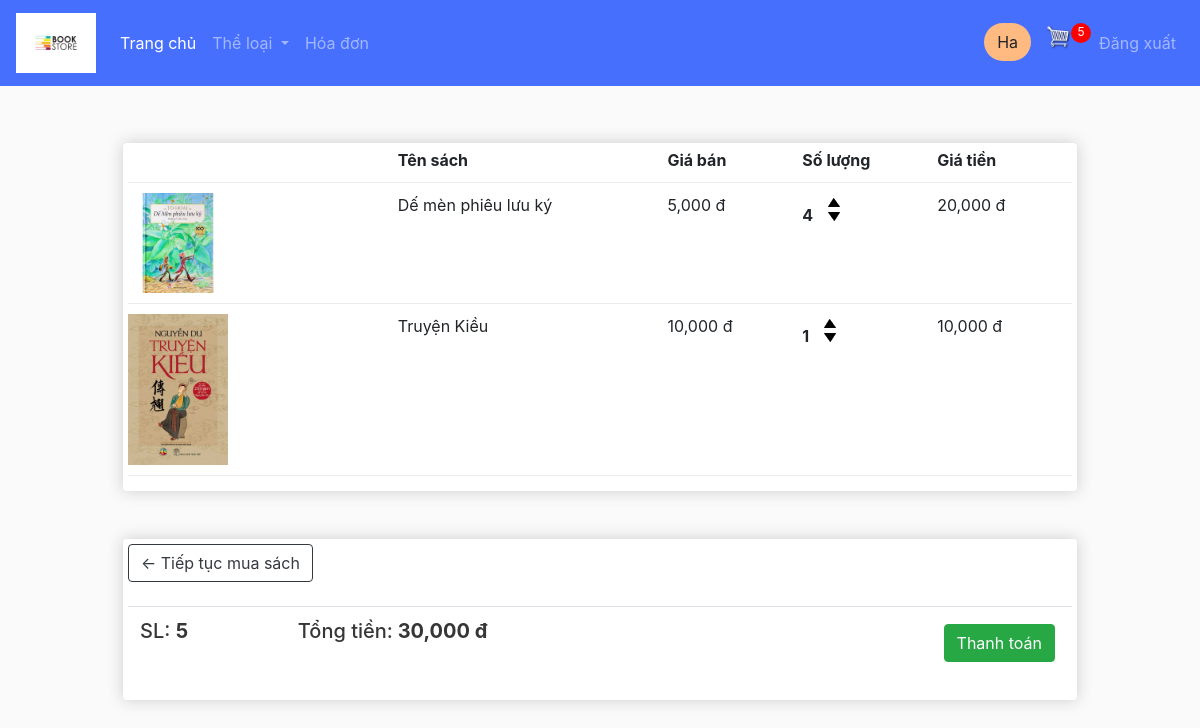
/cart/ (signed in), run on an earlier commit of the app's database.
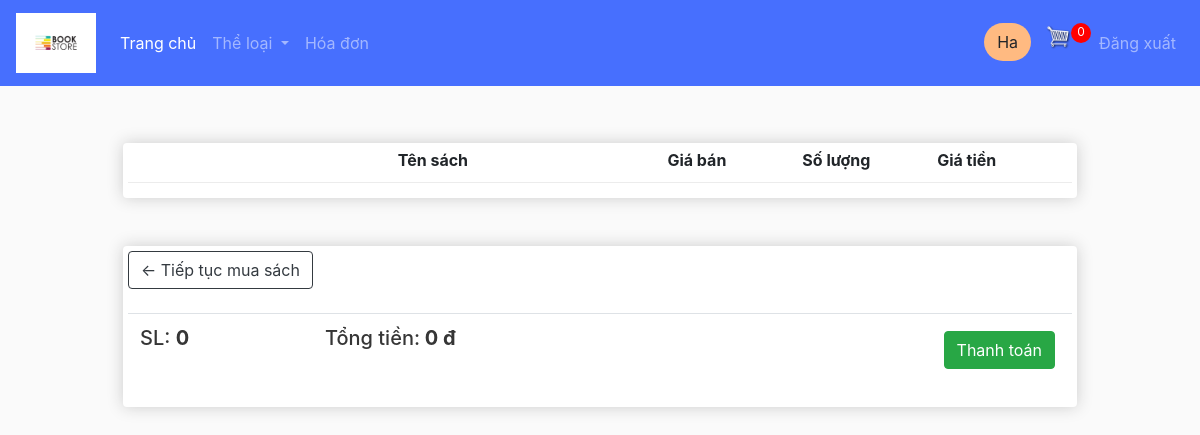
And on a later commit of the database.
### book/models.py (models this page shows, shortened)
class ChiTietHoaDon(models.Model): # 1 lần nhập 1 sách
    hoa_don = models.ForeignKey(HoaDon, verbose_name='Hóa đơn', on_delete=models.PROTECT)
    sach = models.ForeignKey(Sach, verbose_name='Sản phẩm', on_delete=models.PROTECT)
    so_luong = models.PositiveIntegerField(null=True, default=0, editable=True)
    @property
    def get_total(self):
        total = self.sach.don_gia * self.so_luong
        return total
    class Meta:
        verbose_name_plural = 'Chi tiết hóa đơn'

class Sach(models.Model):
    ten_sach = models.CharField(max_length=100, null=True)
    ngay_nhap = models.DateField(null=True, editable=True)
    so_luong = models.PositiveIntegerField(null=True)
    the_loai = models.CharField(max_length=100, null=True)
    tac_gia = models.CharField(max_length=100, null=True)
    don_gia = models.PositiveBigIntegerField(null=True)
    gia_ban = models.PositiveBigIntegerField(null=True)
    nha_xuat_ban = models.CharField(max_length=100, null=True)
    nam_xuat_ban = models.PositiveIntegerField(null=True)
    nguoi_nhap = models.ForeignKey(Person, null=True, on_delete=models.PROTECT)
    anh_sach = models.ImageField(default="static/placeholder.png",null=True, blank=True)
    mo_ta = models.TextField("Mô tả ngắn", max_length=1000, null=True, blank=True)
    @property
    def imageURL(self):
        try:
            url = self.anh_sach.url
        except:
            url = ''
        return url
    class Meta: # vì django ko cho tạo PK 2 thuộc tính nên làm cách này
        unique_together = ('id', 'ngay_nhap',)
        verbose_name_plural = "Sách"

class HoaDon(models.Model):
    class Meta:
        verbose_name_plural = 'Hóa đơn'
    pttt = (
            ('Thẻ ngân hàng', 'Thẻ ngân hàng'),
            ('Tiền mặt', 'Tiền mặt'),
            )
    id_HD = models.CharField('Mã hóa đơn', max_length=100, primary_key=True, default= 'HD_', editable=True)
    ngay_lap_HD = models.DateTimeField(null=True)
    tong_tien = models.FloatField(null=True)
    nguoi_lap_HD = models.ForeignKey(Person, verbose_name='Nhân viên', null=True, blank=True, related_name="nhan_vien", on_delete=models.PROTECT)
    khach_hang = models.ForeignKey(Person, verbose_name='Khách hàng', null=True, blank=True, related_name="khach_hang", on_delete=models.PROTECT)
    phuong_thuc_thanh_toan = models.CharField('Phương thức thanh toán', max_length=100, null=False, choices=pttt)
    da_tra = models.FloatField(null=True)
    @property
    def get_cart_total(self):
        cac_mat_hang = self.chitiethoadon_set.all()
        tong_tien = sum([mh.get_total for mh in cac_mat_hang])
        return tong_tien
    @property
    def get_cart_items(self):
        cac_mat_hang = self.chitiethoadon_set.all()
        total = sum([mh.so_luong for mh in cac_mat_hang])
        return total

### book/views.py (the view)
# urls.py: path('cart/', views.cart, name='cart'),
@login_required(login_url='login')
def cart(request):
    if request.user.is_authenticated:
        kh = request.user.person
        if len(HoaDon.objects.filter(khach_hang = kh)) == 0:
            newid_hd = len(HoaDon.objects.all())+1
            if int(newid_hd) <= 9:
                newid_hd = '0'+ str(newid_hd)
            newid_hd = 'HD_0'+ str(newid_hd)
            hd = HoaDon.objects.create(khach_hang = kh, id_HD=newid_hd)
        else:
            hd = HoaDon.objects.get(khach_hang = kh)
        mat_hang = hd.chitiethoadon_set.all()
        cartItems = hd.get_cart_items
    else:
        mat_hang = []
        hd = {'get_cart_total': 0, 'get_cart_item': 0}
        cartItems = hd['get_cart_items']
    context = {'mat_hang': mat_hang, 'hd':hd, 'cartItems': cartItems}
    return render(request, 'book/cart.html', context)

### book/templates/book/cart.html (shortened to what this page needs)
{% extends 'book/main.html' %}
{% load static %}
{% load humanize %}
{% block content %}
<div class="row">
    <div class="col-lg-12">
        <div class="box-element">
            <div class="cart-row">
                <div style="flex:2"></div>
                <div style="flex:2"><strong>Tên sách</strong></div>
                <div style="flex:1"><strong>Giá bán</strong></div>
                <div style="flex:1"><strong>Số lượng</strong></div>
                <div style="flex:1"><strong>Giá tiền</strong></div>
            </div>
            {% for mh in mat_hang %}
            <div class="cart-row">
                <div style="flex:2"><img class="row-image" src="{{mh.sach.imageURL}}"></div>
                <div style="flex:2">{{mh.sach.ten_sach}}</div>
                <div style="flex:1">{{mh.sach.don_gia|floatformat:0|intcomma}} đ</div>
                <div style="flex:1">
                    <p class="quantity">{{mh.so_luong}}</p>
                    <div class="quantity">
                        <img data-book={{mh.sach.id}} data-action="add" class="chg-quantity update-cart" src="{% static  'images/arrow-up.png' %}">
                        <img data-book={{mh.sach.id}} data-action="remove" class="chg-quantity update-cart" src="{% static  'images/arrow-down.png' %}">
                    </div>
                </div>
                <div style="flex:1">{{mh.get_total|floatformat:0|intcomma}} đ</div>
            </div>
            {% endfor %}
        </div>
        <br>
        <br>
        <div class="box-element">
            <a  class="btn btn-outline-dark" href="{% url 'home' %}">&#x2190; Tiếp tục mua sách</a>
            <br>
            <br>
            <table class="table">
                <tr>
                    <th><h5>SL: <strong>{{hd.get_cart_items}}</strong></h5></th>
                    <th><h5>Tổng tiền:<strong> {{hd.get_cart_total|floatformat:0|intcomma}} đ</strong></h5></th>
                    <th>
                        <a  style="float:right; margin:5px;" class="btn btn-success" href="{% url 'checkout' %}">Thanh toán</a>
                    </th>
                </tr>
            </table>
        </div>
    </div>
</div>
{% endblock %}

### book/templates/book/navbar.html (shortened to what this page needs)
{% load static %}
<nav class="navbar navbar-expand-sm navbar-dark" style="background-color: rgba(40, 88, 255, 0.85);">
  <a class="navbar-brand" href="{% url 'home' %}">
    <img src="{% static 'images/logons.png' %}" alt="logo" height="60px">
  </a>
  <div class="collapse navbar-collapse" id="navbarSupportedContent">
    <ul class="navbar-nav mr-auto">
      <li class="nav-item active">
        <a class="nav-link" href="{% url 'home' %}">Trang chủ <span class="sr-only">(current)</span></a>
      </li>
      <li class="nav-item dropdown">
        <a class="nav-link dropdown-toggle" href="#" id="navbarDropdown" role="button" data-toggle="dropdown" aria-haspopup="true" aria-expanded="false">
          Thể loại
        </a>
      </li>
      {% if user.is_authenticated %}
      <li class="nav-item">
        <a class="nav-link" href="{% url 'list_invoice' %}">Hóa đơn</a>
      </li>
      {% endif %}
    </ul>
    <div class="form-inline my-2 my-lg-0">
      <ul class="navbar-nav">
        {% if user.is_authenticated %}
        <li class="nav-item">
            <a class="btn" style="background-color: #FFBA81; border-radius: 40px;" href="/customer_info/">{{grp}} {{request.user}}</a>
        </li>
        <a href="{% url 'cart' %}">
          <img id="cart-icon" src="{% static 'images/cart.png' %}" alt="cart-icon">
        </a>
        <p id="cart-total">{{cartItems}}</p>
        <li class="nav-item">
          <a class="nav-link" href="{% url 'logout' %}">Đăng xuất</a>
        </li>
        {% endif %}
    </ul>
    </div>
  </div>
</nav>

What changed in the data, as far as the page shows it:
no longer on this page (row edited): ChiTietHoaDon: sach.imageURL (picture), sach.ten_sach "Dế mèn phiêu lưu ký", sach.don_gia "5,000", so_luong "4", get_total "20,000"
removed ChiTietHoaDon: sach.imageURL (picture), sach.ten_sach "Truyện Kiều", sach.don_gia "10,000", so_luong "1", get_total "10,000"
no longer on this page (row unchanged): HoaDon: get_cart_items "5", get_cart_total "30,000"
added HoaDon: get_cart_items "0", get_cart_total "0"
Also different on the page:
{{ cartItems }}: "5" → "0"
